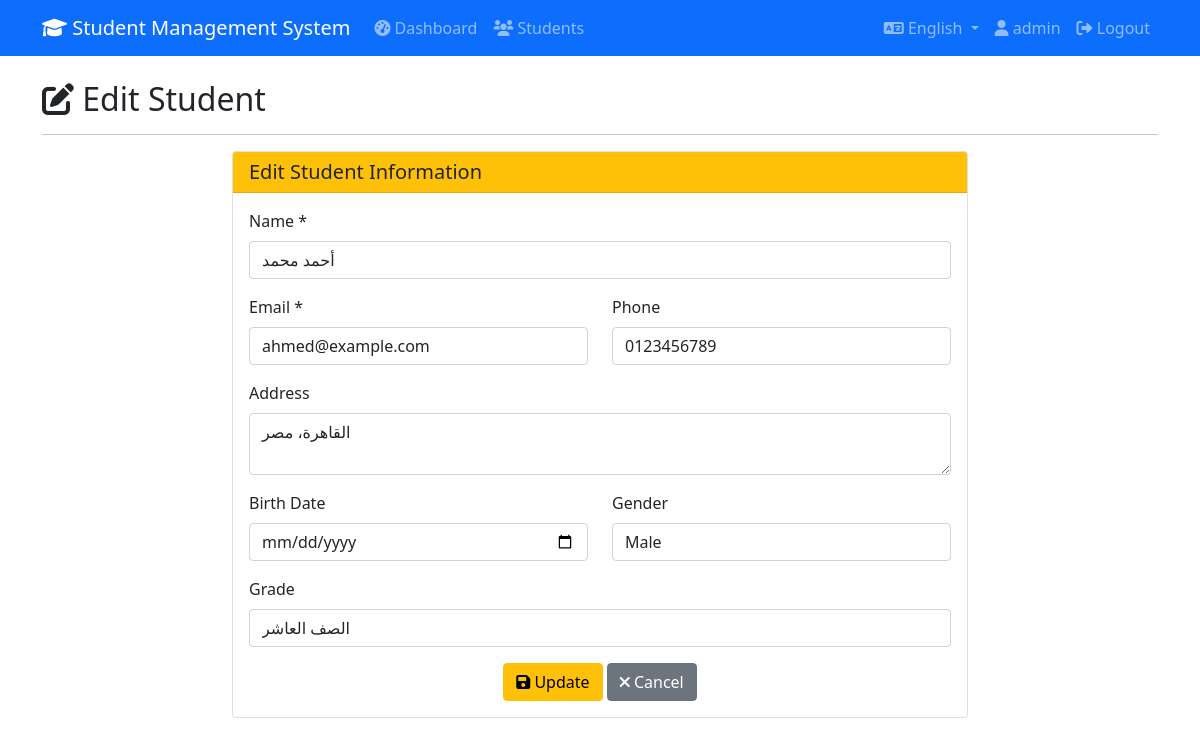
The app's page /app/views/students/edit.php?id=1 (signed in) with its own data.
### tables this page shows
CREATE TABLE `students` (
  `id` int(11) NOT NULL,
  `name` varchar(100) NOT NULL,
  `email` varchar(100) NOT NULL,
  `phone` varchar(20) DEFAULT NULL,
  `address` text DEFAULT NULL,
  `birth_date` date DEFAULT NULL,
  `gender` enum('male','female') DEFAULT NULL,
  `grade` varchar(50) DEFAULT NULL,
  `profile_picture` varchar(255) DEFAULT NULL,
  `created_at` timestamp NOT NULL DEFAULT current_timestamp()
);

### lang/en.php (called while the page is built)
<?php
$lang = [
    'signup' => 'Sign Up',
    'confirm_password' => 'Confirm Password',
    'already_have_account' => 'Already have an account?',
    'username_required' => 'Username is required',
    'email_required' => 'Email is required',
    'email_invalid' => 'Please enter a valid email address',
    'password_required' => 'Password is required',
    'password_min_length' => 'Password must be at least 6 characters',
    'password_mismatch' => 'Passwords do not match',
    'username_exists' => 'Username already exists',
    'email_exists' => 'Email already exists',
    'registration_success' => 'Registration successful! Please login.',
    'registration_failed' => 'Registration failed. Please try again.',
    'password_hint' => 'Minimum 6 characters',
    'dont_have_account' => "Don't have an account?",
    'login' => 'Login',
    'forgot_password' => 'Forgot Password?',
    'reset_password' => 'Reset Password',
    'view_all' => 'View All Students',
    'quick_actions' => 'Quick Actions',
    'export_excel' => 'Export to Excel',
    'export_pdf' => 'Export to PDF',
    'statistics' => 'Statistics',
    'new_this_month' => 'New This Month',
    'invalid_credentials' => 'Invalid username or password!',
    'welcome_back' => 'Welcome back, %s!',
];
?>

### app/models/Student.php (called while the page is built, shortened)
<?php
require_once APP_ROOT . '/config/database.php';
class Student {
    private $conn;
    private $table = 'students';
    public $id;
    public function __construct() {
        $database = new Database();
        $this->conn = $database->getConnection();
    }
    public function readOne() {
        $query = "SELECT * FROM " . $this->table . " WHERE id = :id LIMIT 1";
        $stmt = $this->conn->prepare($query);
        $stmt->bindParam(':id', $this->id);
        $stmt->execute();
        return $stmt->fetch(PDO::FETCH_ASSOC);
    }
}
?>

### config/database.php (called while the page is built, shortened)
<?php
class Database {
    private $host = "localhost";
    private $db_name = "student_management";
    private $username = "root";
    private $password = "";
    public function getConnection() {
        $this->conn = null;
        try {
            $this->conn = new PDO(
                "mysql:host=" . $this->host . ";dbname=" . $this->db_name,
                $this->username,
                $this->password
            );
            $this->conn->setAttribute(PDO::ATTR_ERRMODE, PDO::ERRMODE_EXCEPTION);
            $this->conn->exec("set names utf8");
        } catch(PDOException $e) {
            echo "Connection error: " . $e->getMessage();
        }
        return $this->conn;
    }
}
?>

### app/controllers/StudentController.php (called while the page is built, shortened)
<?php
require_once APP_ROOT . '/app/models/Student.php';
class StudentController {
    private $student;
    public function __construct() {
        $this->student = new Student();
    }
    public function edit($id) {
        $this->student->id = $id;
        return $this->student->readOne();
    }
}
?>

### app/views/students/edit.php (the view, shortened to what this page needs)
<?php
require_once APP_ROOT . '/config/config.php';
require_once APP_ROOT . '/app/controllers/StudentController.php';
$studentController = new StudentController();
$student = $studentController->edit($_GET['id']);
?>
<?php include APP_ROOT . '/app/views/layout/header.php'; ?>
<?php include APP_ROOT . '/app/views/layout/navbar.php'; ?>
<div class="row">
    <div class="col-md-12">
        <h2><i class="fas fa-edit"></i> <?php echo $lang['edit_student'] ?? 'Edit Student'; ?></h2>
        <hr>
    </div>
</div>
<div class="row">
    <div class="col-md-8 offset-md-2">
        <div class="card">
            <div class="card-header bg-warning">
                <h5 class="mb-0"><?php echo $lang['edit_student_information'] ?? 'Edit Student Information'; ?></h5>
            </div>
            <div class="card-body">
                <form action="<?php echo APP_URL; ?>/app/controllers/process_student.php" method="POST">
                    <div class="mb-3">
                        <label for="name" class="form-label"><?php echo $lang['name'] ?? 'Name'; ?> *</label>
                        <input type="text" class="form-control" id="name" name="name"
                               value="<?php echo htmlspecialchars($student['name']); ?>" required>
                    </div>
                    <div class="row">
                        <div class="col-md-6 mb-3">
                            <label for="email" class="form-label"><?php echo $lang['email'] ?? 'Email'; ?> *</label>
                            <input type="email" class="form-control" id="email" name="email"
                                   value="<?php echo htmlspecialchars($student['email']); ?>" required>
                        </div>
                        <div class="col-md-6 mb-3">
                            <label for="phone" class="form-label"><?php echo $lang['phone'] ?? 'Phone'; ?></label>
                            <input type="text" class="form-control" id="phone" name="phone"
                                   value="<?php echo htmlspecialchars($student['phone']); ?>">
                        </div>
                    </div>
                    <div class="mb-3">
                        <label for="address" class="form-label"><?php echo $lang['address'] ?? 'Address'; ?></label>
                        <textarea class="form-control" id="address" name="address" rows="2"><?php echo htmlspecialchars($student['address']); ?></textarea>
                    </div>
                    <div class="row">
                        <div class="col-md-6 mb-3">
                            <label for="birth_date" class="form-label"><?php echo $lang['birth_date'] ?? 'Birth Date'; ?></label>
                            <input type="date" class="form-control" id="birth_date" name="birth_date"
                                   value="<?php echo $student['birth_date']; ?>">
                        </div>
                        <div class="col-md-6 mb-3">
                            <label for="gender" class="form-label"><?php echo $lang['gender'] ?? 'Gender'; ?></label>
                            <select class="form-control" id="gender" name="gender">
                                <option value="male" <?php echo ($student['gender'] == 'male') ? 'selected' : ''; ?>>
                                    <?php echo $lang['male'] ?? 'Male'; ?>
                                </option>
                            </select>
                        </div>
                    </div>
                    <div class="mb-3">
                        <label for="grade" class="form-label"><?php echo $lang['grade'] ?? 'Grade'; ?></label>
                        <input type="text" class="form-control" id="grade" name="grade"
                               value="<?php echo htmlspecialchars($student['grade']); ?>">
                    </div>
                    <div class="text-center">
                        <button type="submit" name="submit" class="btn btn-warning">
                            <i class="fas fa-save"></i> <?php echo $lang['update'] ?? 'Update'; ?>
                        </button>
                        <a href="index.php" class="btn btn-secondary">
                            <i class="fas fa-times"></i> <?php echo $lang['cancel'] ?? 'Cancel'; ?>
                        </a>
                    </div>
                </form>
            </div>
        </div>
    </div>
</div>
<?php include APP_ROOT . '/app/views/layout/footer.php'; ?>

### records on screen
students: name "أحمد محمد", email "ahmed@example.com", phone "0123456789", address "القاهرة، مصر", gender "Male", grade "الصف العاشر"

### other values on screen
$lang['app_name'] "Student Management System"
$lang['dashboard'] "Dashboard"
$lang['students'] "Students"
$_SESSION['username'] "admin"
$lang['logout'] "Logout"
$lang['edit_student'] "Edit Student"
$lang['edit_student_information'] "Edit Student Information"
$lang['name'] "Name"
$lang['email'] "Email"
$lang['phone'] "Phone"
$lang['address'] "Address"
$lang['birth_date'] "Birth Date"
$lang['gender'] "Gender"
$lang['grade'] "Grade"
$lang['update'] "Update"
